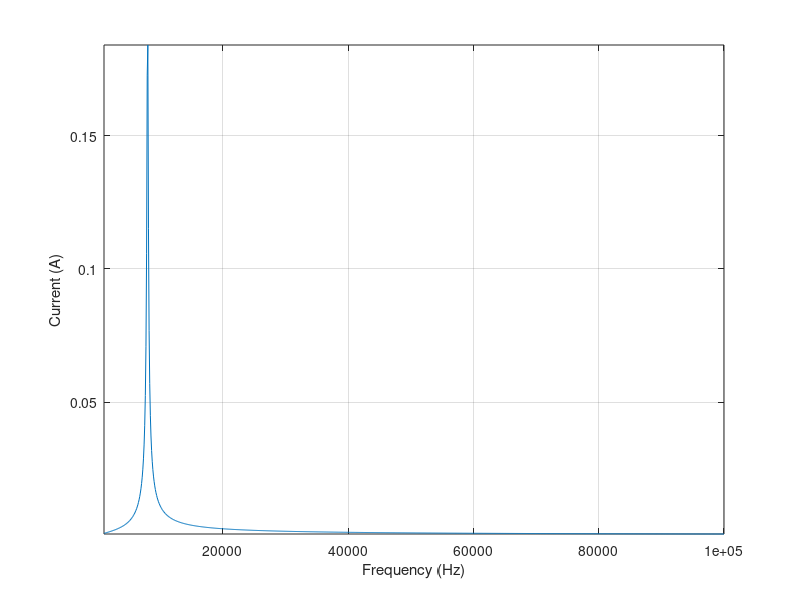

This figure's MATLAB source:
%EE333_demo02.m
%J. Hawkins
%2012-09-06
    clear all       %clears all variables from workspace 

% Demonstration program to illustrate calculations with phasors using
% complex numbers

% Generates plot of Current versus Frequency for series RLC circuit

% define constants for circuit elements
    V = 1;           % amplitude of phasor voltage (phase is zero)
    R = 5;
    L = 4E-3;
    C = 1E-7;
    
% build arrays to plot
    F = 1E3 : 1E2 : 1E5; 	% creates frequency vector; 100 Hz increments
    XL = 2*pi*F*L;            % inductive reactance vector
    XC = 1 ./ (2*pi*F*C);     % capacitive reactance vector
    Z  = R + j*(XL - XC);     % series impedance vector
    I  = abs (V ./ Z);        % absolute value of current vector
    
% plot I versus F with linear scales
    plot(F, I)
    % so this is plotting the frequency vs. the absolute val of current
    % vector... 
    % need to find and determine the accuracy of my equation from prelab
    % 2.2 part 2
    xlabel('Frequency (Hz)')
    ylabel('Current (A)')
    axis tight           % sets axis limits to the range of data  
    grid                 % adds gridlines to plot
    
% You can also try the following plot commands to look at the data with
% Log X and Log-Log axes... which one best illustrates the desired the
% behavior of the resonant circuits?
%    semilogx(F,I)
%    loglog(F,I)
%     grid
